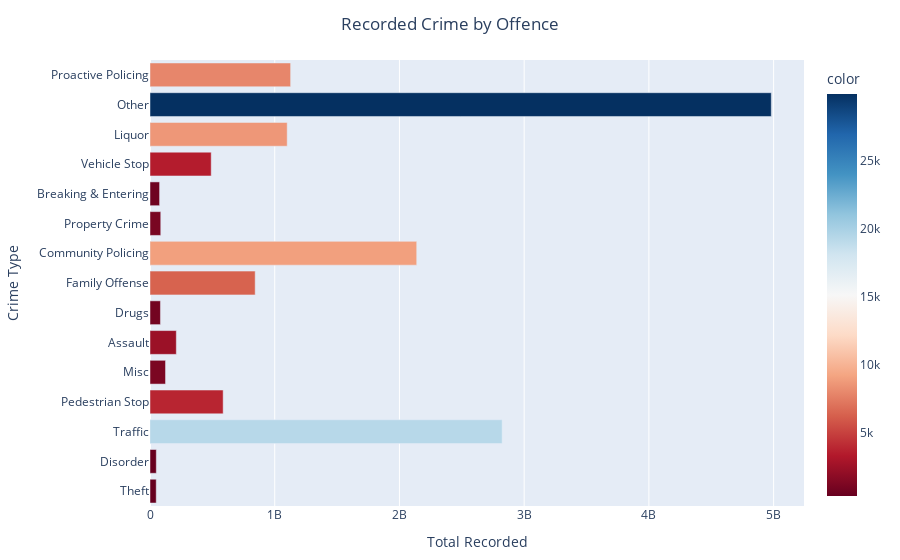

The notebook cell saved with this chart:
### Code cell
fig1 = px.bar(
    loc_df_2, #dataframe
    x=loc_df_2.groupby("Crime_Category")["Total"].agg(sum), #x
    y=loc_df_2["Crime_Category"].unique(),#y
    labels={"x": "Total Recorded", "y": "Crime Type"}, #define lable
    color=df_sample.groupby("Crime_Category")["Total"].agg(sum),
    color_continuous_scale=px.colors.sequential.RdBu,#color
    #text=df_sample.groupby("parent_incident_type")["Total"].agg(sum),#text
    title="Recorded Crime by Offence", #title
    orientation="h"  #horizonal bar chart
)
fig1.update_layout(
    title=dict(x=0.5), #set title in the center
    margin=dict(l=55, r=20, t=60, b=20) #set margin of the chart
    #paper_bgcolor="#D6EAF8", #set the background color of the chart
)
#fig1.update_traces(texttemplate="%{text:.2s}") #formart the text

### Figure 1 — Plotly figure (JSON) as saved in the notebook; plotly's stock layout.template omitted (floating-point values rounded to 4 significant figures)
{"data": [{"alignmentgroup": "True", "hovertemplate": "Total Recorded=%{x}<br>Crime Type=%{y}<br>color=%{marker.color}<extra></extra>", "legendgroup": "", "marker": {"color": [361, 400, 19321, 3844, 1156, 2401, 841, 6400, 9025, 1089, 676, 3481, 8649, 29929, 7921], "coloraxis": "coloraxis", "pattern": {"shape": ""}}, "name": "", "offsetgroup": "", "orientation": "h", "showlegend": false, "textposition": "auto", "type": "bar", "x": [49885969, 50537881, 2823328225, 586608400, 124545600, 211004676, 83795716, 843321600, 2138507536, 86174089, 76877824, 490755409, 1099983556, 4981395241, 1127482084], "xaxis": "x", "y": ["Theft", "Disorder", "Traffic", "Pedestrian Stop", "Misc", "Assault", "Drugs", "Family Offense", "Community Policing", "Property Crime", "Breaking & Entering", "Vehicle Stop", "Liquor", "Other", "Proactive Policing"], "yaxis": "y"}], "layout": {"autosize": true, "barmode": "relative", "coloraxis": {"colorbar": {"title": {"text": "color"}}, "colorscale": [[0, "rgb(103,0,31)"], [0.1, "rgb(178,24,43)"], [0.2, "rgb(214,96,77)"], [0.3, "rgb(244,165,130)"], [0.4, "rgb(253,219,199)"], [0.5, "rgb(247,247,247)"], [0.6, "rgb(209,229,240)"], [0.7, "rgb(146,197,222)"], [0.8, "rgb(67,147,195)"], [0.9, "rgb(33,102,172)"], [1, "rgb(5,48,97)"]]}, "legend": {"tracegroupgap": 0}, "margin": {"b": 20, "l": 55, "r": 20, "t": 60}, "title": {"text": "Recorded Crime by Offence", "x": 0.5}, "xaxis": {"anchor": "y", "autorange": true, "domain": [0, 1], "range": [0, 5244000000.0], "title": {"text": "Total Recorded"}, "type": "linear"}, "yaxis": {"anchor": "x", "autorange": true, "domain": [0, 1], "range": [-0.5, 14.5], "title": {"text": "Crime Type"}, "type": "category"}}}
